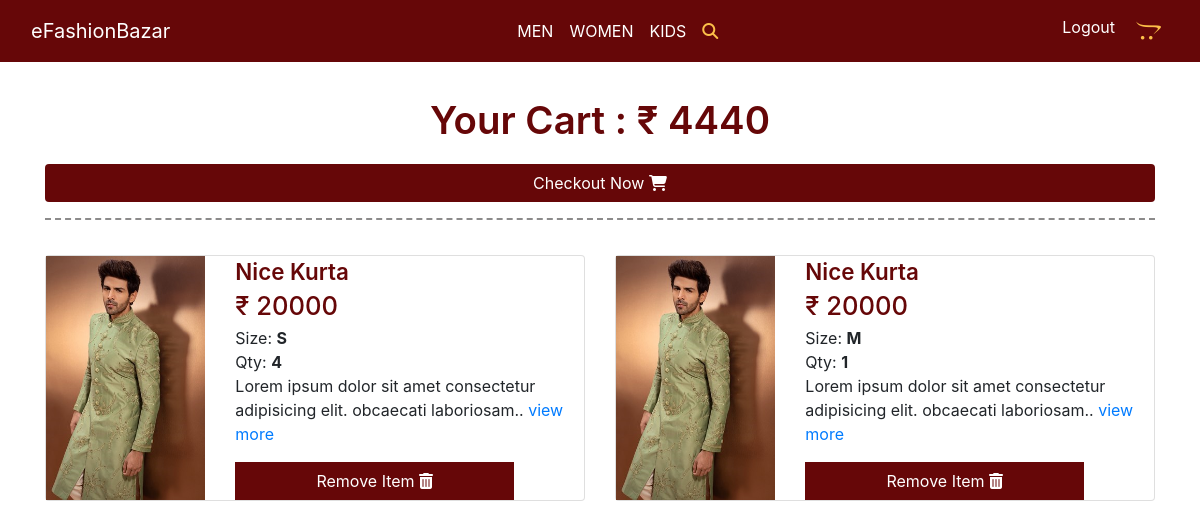
/cart/ (signed in), run on an earlier commit of the app's database.
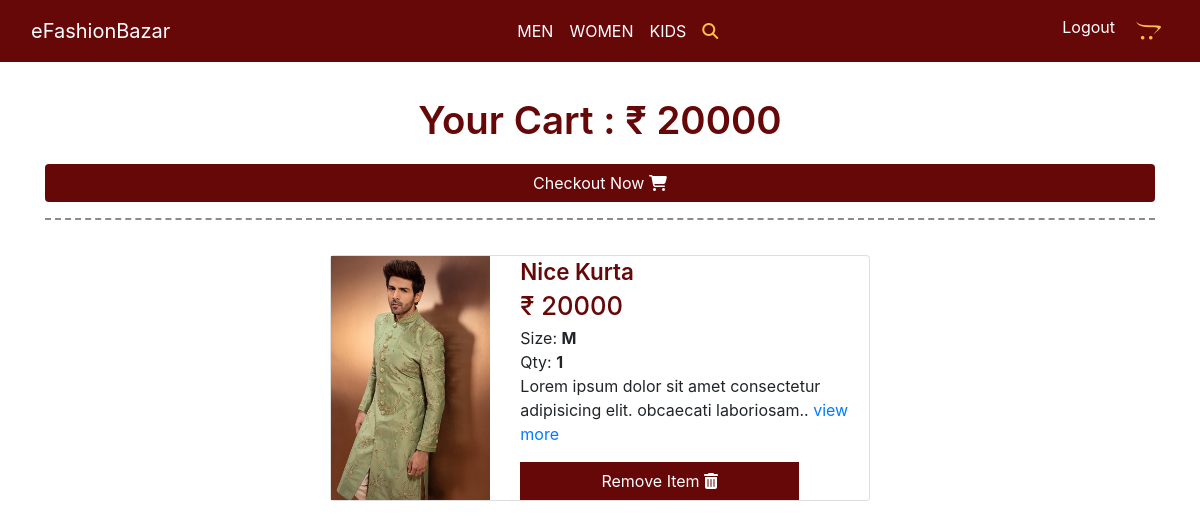
And on a later commit of the database.
### products/models.py (models this page shows, shortened)
class Order(models.Model):
    user = models.ForeignKey(User, on_delete=models.CASCADE)
    ref_code = models.CharField(max_length=20)
    items = models.ManyToManyField(OrderItem)
    start_date = models.DateTimeField(auto_now_add=True)
    ordered_date = models.DateTimeField()
    ordered = models.BooleanField(default=False)
    address = models.ForeignKey('Address', on_delete=models.SET_NULL, null=True, blank=True)
    coupon = models.ForeignKey('CouponCode', on_delete=models.SET_NULL, null=True, blank=True)
    being_delivered = models.BooleanField(default=False)
    recieved = models.BooleanField(default=False)
    refund_requested = models.BooleanField(default=False)
    refund_granted = models.BooleanField(default=False)
    def get_total(self):
        total = 0
        for order_item in self.items.all():
            total += order_item.get_final_price()
        if self.coupon and total>1:
            total -= self.coupon.amount
        return total

class OrderItem(models.Model):
    SIZE_OPTION = [
        ('S', 'S'),
        ('M', 'M'),
        ('L', 'L'),
        ('XL', 'XL'),
        ('2XL', '2XL'),
    ]
    user = models.ForeignKey(User, on_delete=models.CASCADE)
    ordered = models.BooleanField(default=False)
    item = models.ForeignKey(Item, on_delete=models.CASCADE)
    quantity = models.IntegerField(default=1)
    size = models.CharField(max_length=100, choices=SIZE_OPTION, null=True)
    def get_total_item_price(self):
        return self.quantity * self.item.p_price
    def get_total_discount_item_price(self):
        return self.quantity * self.item.p_dis_price
    def get_final_price(self):
        if self.item.p_dis_price:
            return self.get_total_discount_item_price()
        return self.get_total_item_price()

class Item(models.Model):
    category = models.ForeignKey(Category, on_delete=models.CASCADE)
    p_name = models.CharField(max_length=200)
    p_image = models.ImageField(upload_to='Items')
    second_img = models.ImageField(upload_to='Second Img', null=True, blank=True)
    third_img = models.ImageField(upload_to='Third Img', null=True, blank=True)
    p_price = models.IntegerField()
    p_dis_price = models.IntegerField()
    p_desc = models.TextField()
    small_size = models.BooleanField(null=True)
    medium_size = models.BooleanField(null=True)
    large_size = models.BooleanField(null=True)
    xl_size = models.BooleanField(null=True)
    xxl_size = models.BooleanField(null=True)
    p_slug = models.SlugField(max_length=200)

### products/views.py (the view)
# urls.py: path('cart/', cart_view, name="cart"),
@login_required
def cart_view(request):
    try:
        cart_items = Order.objects.get(user=request.user, ordered=False)
        context = {
            'cart':cart_items,
        }
        return render(request, 'cart.html', context)
    except ObjectDoesNotExist:
        messages.info(request, "No item in your cart!")
        return redirect('/')

### products/templates/cart.html
{% extends 'base.html' %} {% block mainCont %} {% load static %}
<section class="cartSec">
    <div class="container">
      <div class="row">
        <div class="col-lg-12 col-12">
          <p class="text-center categoriesMainTitle">
            Your Cart : ₹ {{cart.get_total}}
          </p>
          {% if cart.items.all %}
          <a class="btn text-center checkoutNowBtn" href="/checkout/">Checkout Now <i class="fas fa-shopping-cart"></i></a>
          {% else %}
          <a class="btn text-center checkoutNowBtn" href="/">Continue Shopping <i class="fas fa-shopping-cart"></i></a>
          {% endif %}
          <hr class="style5">
        </div>
      </div>
      <div class="row">
        {% for i in cart.items.all %}
        <div class="col-lg-6 col-md-10 col-12 m-auto">
          <div class="card cartSecCard">
            <div class="row">
              <div class="col-lg-4 col-md-4 col-4">
                <a href="#">
                <img src="{{i.item.p_image.url}}" class="img-fluid cartSecCardImage" alt="">
                </a>
              </div>
              <div class="col-lg-8 col-md-8 col-8">
                <a href="#">
                <p class="card-title cartSecCardTitle">
                  {{i.item.p_name}}
                </p>
              </a>
                <p class="cartSecCardPrice">
                  ₹ {{i.item.p_price}}
                </p>
                <p class="cartSecCardSize">
                  Size: <strong>{{i.size}}</strong>
                </p>
                <p class="cartSecCardSize">
                  Qty: <strong> {{i.quantity}} </strong>
                </p>
                <p class="cartSecCardPara d-none d-sm-none d-md-block d-lg-block">
                  Lorem ipsum dolor sit amet consectetur adipisicing elit.
                  obcaecati laboriosam.. <a href="#">view more</a>
                </p>
                <a class="btn cartSecCardBtn" href="{% url 'remove-from-cart' i.item.id i.size %}">Remove Item <i class="fa fa-trash" aria-hidden="true"></i></a>
              </div>
            </div>
          </div>
        </div>
        {% endfor %}
    </div>
  </section>
{% endblock mainCont %}

What changed in the data, as far as the page shows it:
no longer on this page (row edited): OrderItem: item.p_image (picture), item.p_name "Nice Kurta", item.p_price "20000", size "S", quantity "4"
changed through a linked row, Order: get_total "4440" → "20000"
